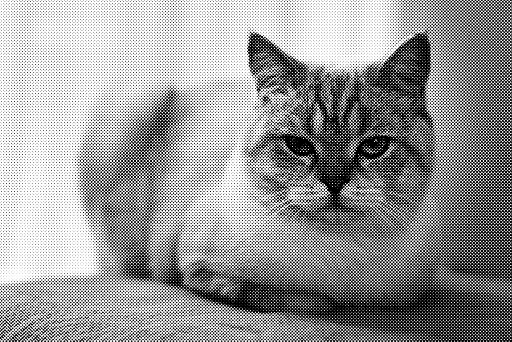
%> input picture cat-halftone.png, 512 x 342 px
$ octave myNotch.m   (GNU Octave 9; MATLAB toolbox functions it lacks are replaced by stand-ins)
%> lines starting %> are read from the running program, lines starting %| are printed output that depends on the picture
### tofloat.m

function [ out, revertclass ] = tofloat( in )
%TOFLOAT Convert image to floating point
%   [OUT, REVERTCLASS] = TOFLOAT(IN) converts the input image IN to
%   floating-point. If IN is a double or single image, then OUT equals IN.
%   Otherwise, OUT equals IM2SINGLE(IN). REVERTCLASS is a function handle
%   that can be used o convert back to the class of IN.
%
%   Author: Roland Bruggmann
%   Created: January 2016
%
%   Reference:
%   Rafael C. Gonzales, Richard E. Woods und Steven L. Eddins.
%   Digital Image Processing using MATLAB(R). 2. Ed.
%   Appendix C. P. 806.
%   Prentice Hall, 2004. isbn: 978-0-982-08540-0.

    identity = @(x) x;
    tosingle = @im2single;

    table = {
        'uint8',   tosingle, @im2uint8
        'uint16',  tosingle, @im2uint16
        'int16',   tosingle, @im2int16
        'logical', tosingle, @logical
        'double',  identity, identity
        'single',  identity, identity
    };

    classIndex = find(strcmp(class(in),table(:,1)));

    if isempty(classIndex)
        error('');
    end

    out = table{classIndex,2}(in);
    revertclass = table{classIndex,3};

end

### paddedsize.m
function PQ = paddedsize(AB, CD, PARAM)
%PADDEDSIZE Computes padded sizes useful for FFT-based filtering.
% PQ = PADDEDSIZE(AB), where AB is a two-element size vector, computes the
% two-element size vecter PQ = 2*AB.
%
% PQ = PADDEDSIZE(AB, 'PWR2') computes the vector PQ such that PQ(1) =
% PQ(2) = 2^nextpow2(2*m), where m is MAX(AB).
%
% PQ = PADDEDSIZE(AB, CD), where AB and CD are two-element size vectors,
% computes the two-element size vector PQ. The elements of PQ are the
% smallest even integers greater than or equal to AB + CD -1.
%
% PQ = PADDEDSIZE(AB, CD, 'PWR2') computes the vector PQ such that PQ(1) =
% PQ(2) = 2^nextpow2(2*m), where m is MAX([AB CD]).
%
% Function rewritten from Gonzalez, Woods, Eddins; Digital Image Processing using Matlab
% Prentice Hall, 2004

if nargin ==1
    PQ = 2*AB;
elseif nargin == 2 & ~ischar(CD)
    PQ = AB +CD -1;
    PQ = 2*ceil(PQ/2);
elseif nargin ==2
    m= max(AB); %Maximum dimension

    %Find power-of-2 at least twice m.
	P = 2^nextpow2(2*m);
	PQ = [P, P];
elseif nargin == 3
    m=max([AB CD]); % Maximum dimension.
    P = 2^nextpow2(2*m);
    PQ = [P, P];
else
    error('Wrong number of inputs')
end

### myNotch.m
input=imread('cat-halftone.png');
%> input is the input picture: size 342x512 uint8; min 0, max 255, mean 151.5

figure,imshow(input);
title('Input Image');

% Get size
dimX = size(input,1);
%> dimX = 342
dimY = size(input,2);
%> dimY = 512

% Convert pixel type to float
[f, revertclass] = tofloat(input);

% Determine good padding for Fourier transform
PQ = paddedsize(size(input));
%> PQ = [684 1024]

% Fourier tranform of padded input image
F = fft2(f,PQ(1),PQ(2));
F = fftshift(F);
figure,imshow(log(1+abs((F))), []);
%> after `imshow(log(1+abs((F))), [])`:
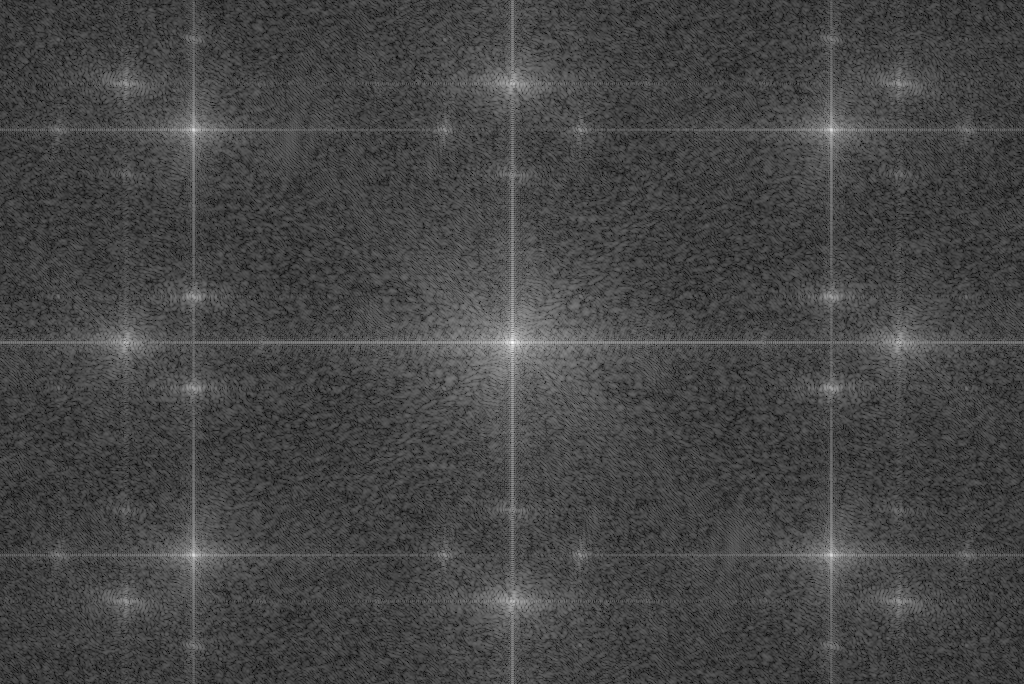
%> displayed picture: size 684x1024, on the screen's scale of 0 to 255; min 0, max 255, mean 69.2

% -------------------------------------------------------------------------

%
% Creating Frequency filter and apply - High pass filter
%

%
% ToDo
%
G = F;

% -------------------------------------------------------------------------

% Inverse Fourier Transform
G = ifftshift(G);
g = ifft2(G);
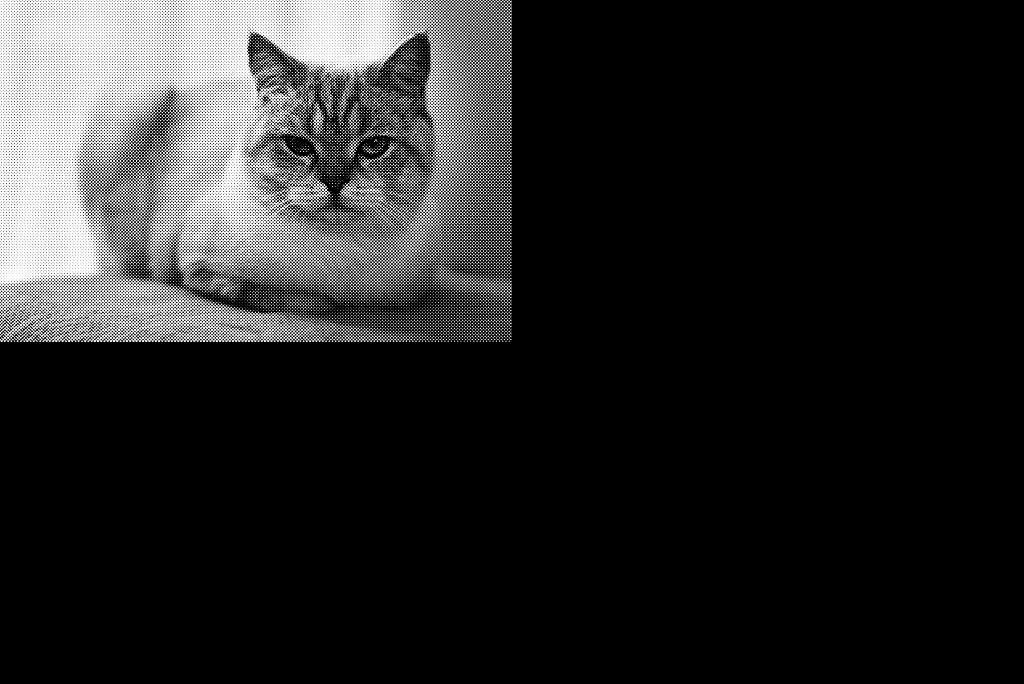
%> g: size 684x1024 single; min -3.33e-07, max 1, mean 0.149; drawn with min black and max white

% Revert back to input pixel type
g = revertclass(g);
%> g: size 684x1024 uint8

% Crop the image to undo padding
g = g(1:dimX, 1:dimY);

figure,imshow(g, []);
title('Result Image');

$ run again, with racing-noisy.png copied over cat-halftone.png
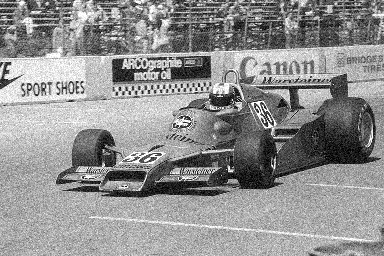
%> input picture racing-noisy.png, 384 x 256 px
%> input is the input picture: size 256x384 uint8; min 0, max 255, mean 144.3
%> `imshow(log(1+abs((F))), [])`:
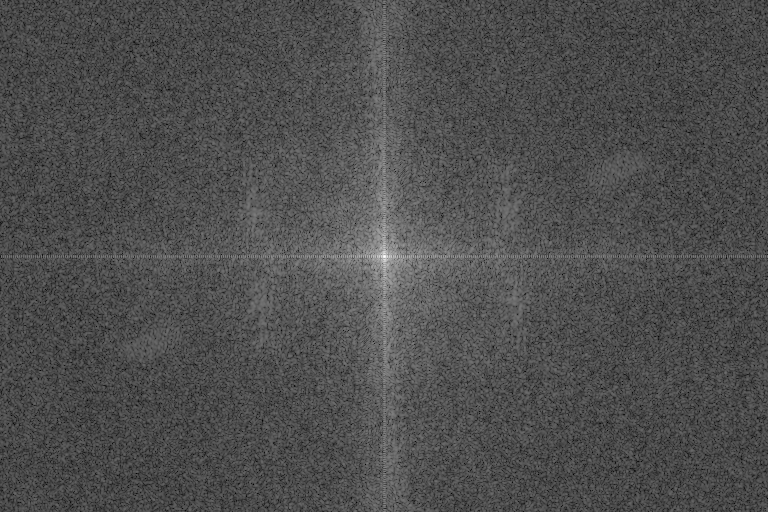
%> displayed picture: size 512x768, on the screen's scale of 0 to 255; min 0, max 255, mean 78.2
%> `g = ifft2(G);`:
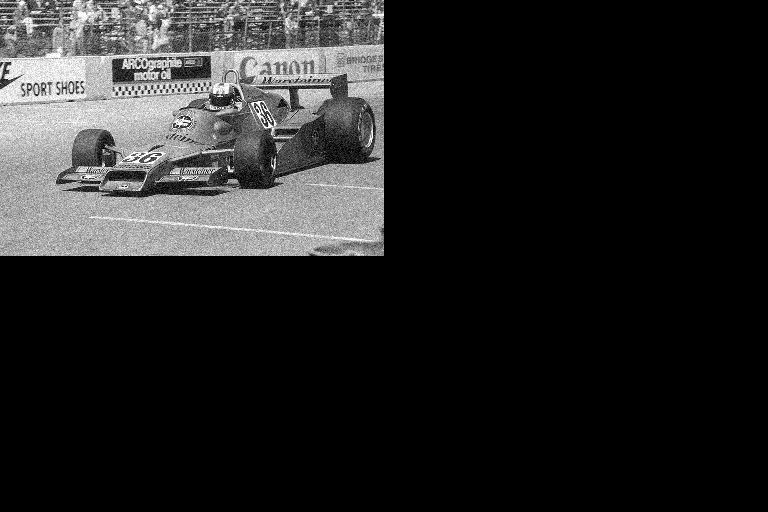
%> g: size 512x768 single; min -2.76e-07, max 1, mean 0.141; drawn with min black and max white
